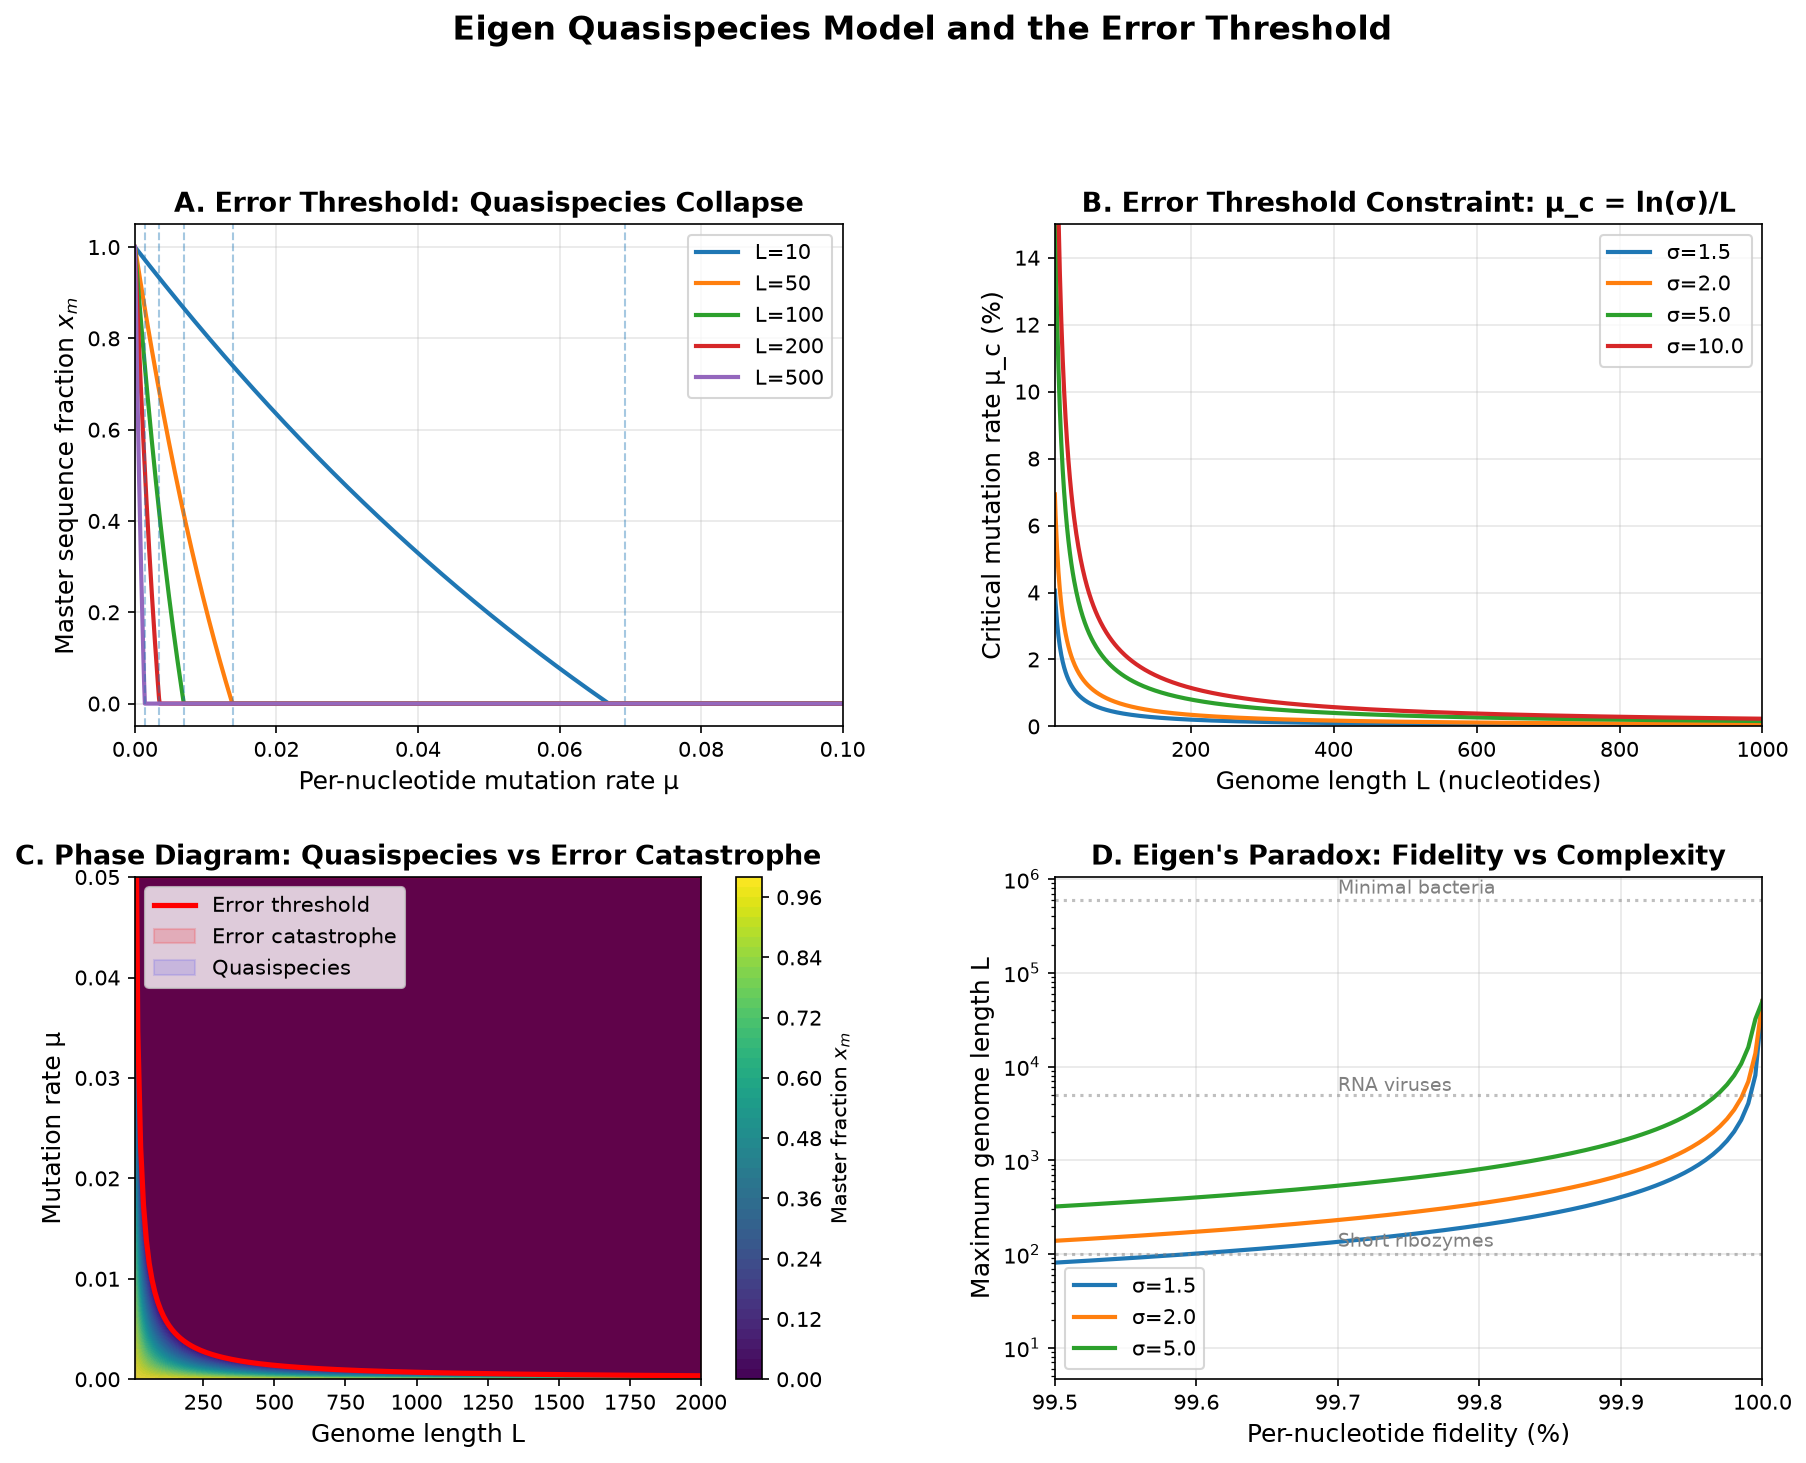

This chart was generated by the following Python code:
#!/usr/bin/env python3
"""
Eigen Error Threshold Phase Portrait

Generates a visualization of the quasispecies model showing:
1. Master sequence fraction vs mutation rate (error threshold)
2. Phase portrait of the Eigen model near the threshold

For the abiogenesis research notebook.
"""
import numpy as np
import matplotlib.pyplot as plt
from matplotlib.gridspec import GridSpec

# ── Eigen quasispecies model (single-peak landscape) ──
def eigen_master_fraction(mu, L, sigma):
    """
    Fraction of master sequence in quasispecies model.
    mu: per-nucleotide mutation rate
    L:  genome length
    sigma: selective advantage (f_master / f_other)
    """
    q = (1 - mu) ** L  # fraction of error-free copies
    # For single-peak landscape, master fraction is:
    # x_m = (sigma * q - 1) / (sigma - 1)  when sigma * q > 1
    # x_m = 0  when sigma * q <= 1
    numerator = sigma * q - 1
    denominator = sigma - 1
    result = np.where(numerator > 0, numerator / denominator, 0.0)
    return np.clip(result, 0, 1)


def error_threshold_mu(L, sigma):
    """Critical mutation rate: mu_c = ln(sigma) / L"""
    return np.log(sigma) / L


# ── Figure 1: Master fraction vs mutation rate for various genome lengths ──
fig = plt.figure(figsize=(14, 10))
gs = GridSpec(2, 2, figure=fig, hspace=0.3, wspace=0.3)

# Panel A: Master fraction vs mu for different L
ax1 = fig.add_subplot(gs[0, 0])
sigma = 2.0  # selective advantage
L_values = [10, 50, 100, 200, 500]
mu = np.linspace(0, 0.1, 1000)

for L in L_values:
    frac = eigen_master_fraction(mu, L, sigma)
    mu_c = error_threshold_mu(L, sigma)
    ax1.plot(mu, frac, label=f'L={L}', linewidth=2)
    ax1.axvline(mu_c, linestyle='--', alpha=0.4, linewidth=1)

ax1.set_xlabel('Per-nucleotide mutation rate μ', fontsize=12)
ax1.set_ylabel('Master sequence fraction $x_m$', fontsize=12)
ax1.set_title('A. Error Threshold: Quasispecies Collapse', fontsize=13, fontweight='bold')
ax1.legend(fontsize=10)
ax1.set_xlim(0, 0.1)
ax1.set_ylim(-0.05, 1.05)
ax1.grid(True, alpha=0.3)

# Panel B: Critical mutation rate vs genome length
ax2 = fig.add_subplot(gs[0, 1])
L_range = np.arange(10, 1001, 1)
sigma_values = [1.5, 2.0, 5.0, 10.0]

for sigma_val in sigma_values:
    mu_c = error_threshold_mu(L_range, sigma_val)
    ax2.plot(L_range, mu_c * 100, label=f'σ={sigma_val}', linewidth=2)

ax2.set_xlabel('Genome length L (nucleotides)', fontsize=12)
ax2.set_ylabel('Critical mutation rate μ_c (%)', fontsize=12)
ax2.set_title('B. Error Threshold Constraint: μ_c = ln(σ)/L', fontsize=13, fontweight='bold')
ax2.legend(fontsize=10)
ax2.set_xlim(10, 1000)
ax2.set_ylim(0, 15)
ax2.grid(True, alpha=0.3)

# Annotate the RNA virus / DNA organism transition
ax2.axvline(10000, color='red', linestyle=':', alpha=0.5)
ax2.annotate('RNA viruses\n(~10⁴ nt)', xy=(10000, 0.015), fontsize=9, color='red',
             ha='center', va='bottom')

# Panel C: Phase diagram - mu vs L with regions
ax3 = fig.add_subplot(gs[1, 0])
L_grid = np.linspace(10, 2000, 500)
mu_grid = np.linspace(0, 0.05, 500)
L_mesh, mu_mesh = np.meshgrid(L_grid, mu_grid)

sigma = 2.0
q_mesh = (1 - mu_mesh) ** L_mesh
order_param = np.where(sigma * q_mesh > 1, (sigma * q_mesh - 1) / (sigma - 1), 0.0)

contour = ax3.contourf(L_mesh, mu_mesh, order_param, levels=50, cmap='viridis')
plt.colorbar(contour, ax=ax3, label='Master fraction $x_m$')

# Plot the critical line
L_crit = np.linspace(10, 2000, 200)
mu_crit = np.log(sigma) / L_crit
ax3.plot(L_crit, mu_crit, 'r-', linewidth=2.5, label='Error threshold')
ax3.fill_between(L_crit, mu_crit, 0.05, alpha=0.15, color='red', label='Error catastrophe')
ax3.fill_between(L_crit, 0, mu_crit, alpha=0.1, color='blue', label='Quasispecies')

ax3.set_xlabel('Genome length L', fontsize=12)
ax3.set_ylabel('Mutation rate μ', fontsize=12)
ax3.set_title('C. Phase Diagram: Quasispecies vs Error Catastrophe', fontsize=13, fontweight='bold')
ax3.legend(fontsize=10, loc='upper left')
ax3.set_xlim(10, 2000)
ax3.set_ylim(0, 0.05)

# Panel D: Information capacity constraint
ax4 = fig.add_subplot(gs[1, 1])
# Show the tradeoff: max genome length vs replication fidelity
fidelity = np.linspace(0.95, 1.0, 1000)  # per-nucleotide fidelity
mu_vals = 1 - fidelity

for sigma_val in [1.5, 2.0, 5.0]:
    L_max = np.log(sigma_val) / mu_vals
    # Cap at reasonable values
    L_max = np.minimum(L_max, 50000)
    ax4.plot(fidelity * 100, L_max, label=f'σ={sigma_val}', linewidth=2)

ax4.axhline(100, color='gray', linestyle=':', alpha=0.5)
ax4.annotate('Short ribozymes', xy=(99.7, 120), fontsize=9, color='gray')
ax4.axhline(5000, color='gray', linestyle=':', alpha=0.5)
ax4.annotate('RNA viruses', xy=(99.7, 5500), fontsize=9, color='gray')
ax4.axhline(600000, color='gray', linestyle=':', alpha=0.5)
ax4.annotate('Minimal bacteria', xy=(99.7, 700000), fontsize=9, color='gray')

ax4.set_xlabel('Per-nucleotide fidelity (%)', fontsize=12)
ax4.set_ylabel('Maximum genome length L', fontsize=12)
ax4.set_title('D. Eigen\'s Paradox: Fidelity vs Complexity', fontsize=13, fontweight='bold')
ax4.set_yscale('log')
ax4.legend(fontsize=10)
ax4.set_xlim(99.5, 100.0)
ax4.grid(True, alpha=0.3)

fig.suptitle('Eigen Quasispecies Model and the Error Threshold', fontsize=16, fontweight='bold', y=1.02)
plt.tight_layout()
plt.savefig('/home/err/spaces/Truth/docs/research/biology/img/error_threshold_phase_portrait.png', 
            dpi=150, bbox_inches='tight')
print("Saved: error_threshold_phase_portrait.png")
